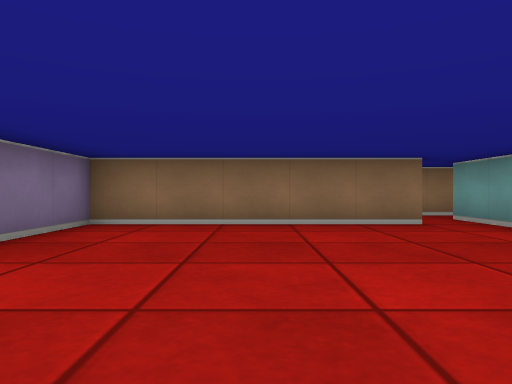
[1] (above)

15 first-person views from a walk through a cub3D ray-caster map. The camera is about half as high as the walls, looks level and sees 70° across. The floor is counted in squares. Each view is taken from the middle of a square. On the plan, view 1 faces up. The plan holds only what a view shows up to about 9 squares ahead; the rest is blank.

[2]
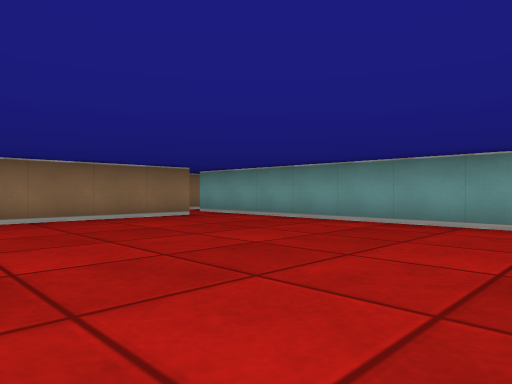

[3]
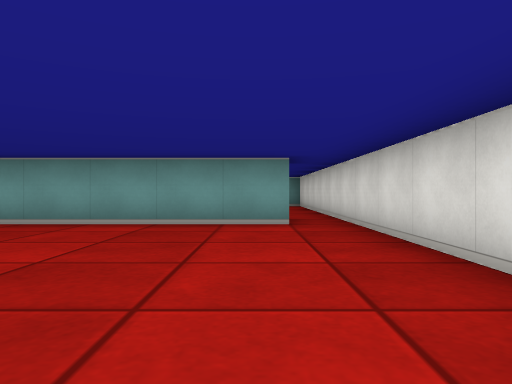

[4]
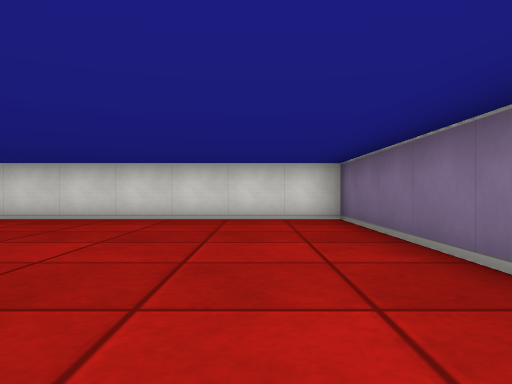

[5]
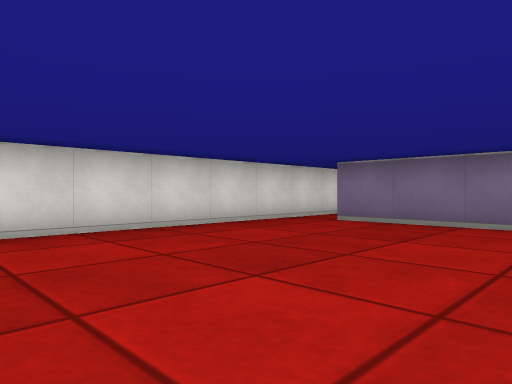

[6]
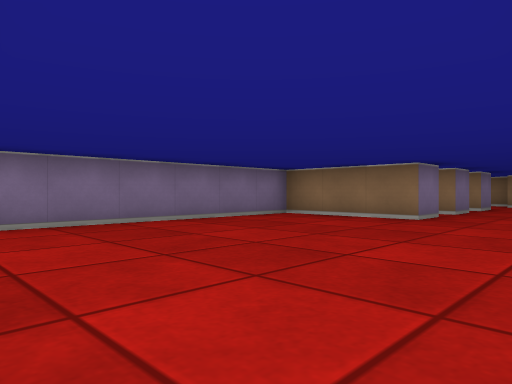

[7]
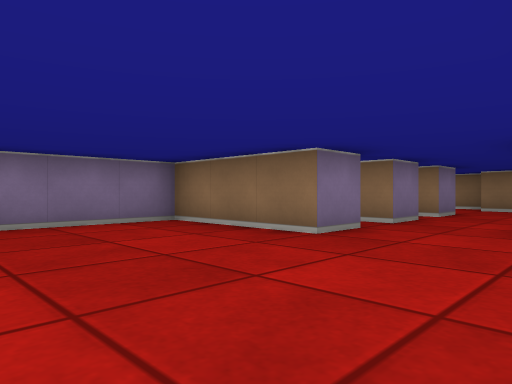

[8]
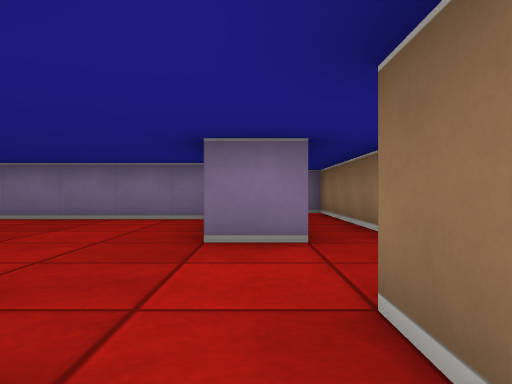

[9]
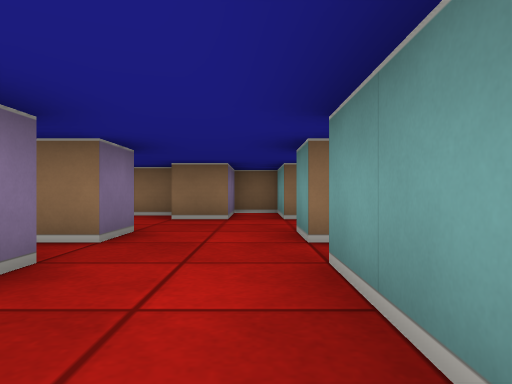

[10]
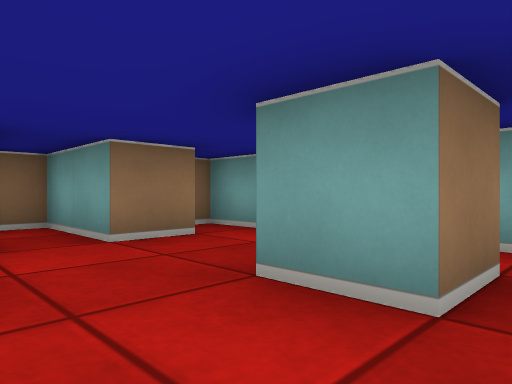

[11]
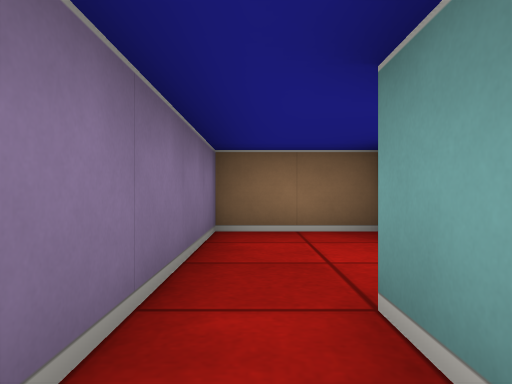

[12]
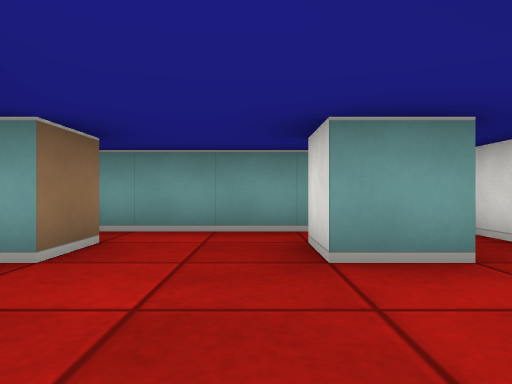

[13]
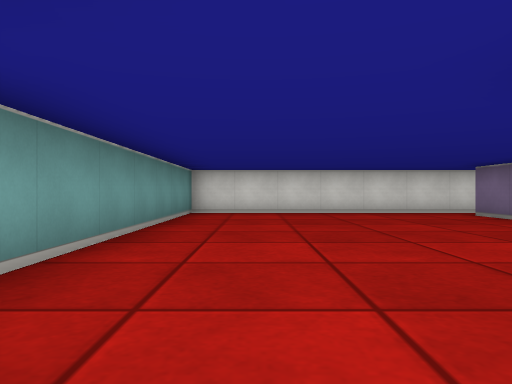

[14]
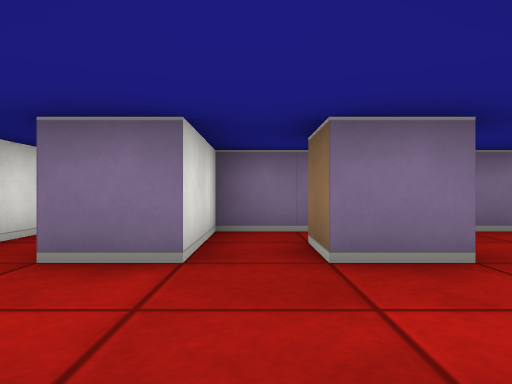

[15]
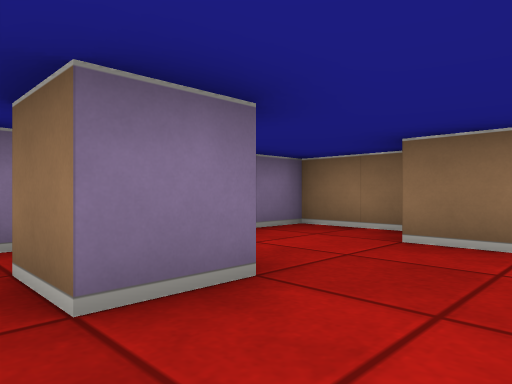

### Floor plan
Key: @ floor where view 1 was taken; # wall or solid block; . floor.
Columns run from 3 left of view 1 to 12 right of it. Each row starts with its distance up from view 1.
 15            ###
 14         ####.###
 13         #..#.#.#
 12         #......#
 11         #......#
 10         #.#..#.#
  9         #......
  8      ######..##
  7      #.......#
  6 ######.####....
  5 #......#......#
  4 #......#......#
  3 #......#......#
  2 #......#......#
  1 #......#......#
  0 #..@...#......#
 -1 #.............#
 -2 ###############

Positions as (right, up) in squares from view 1, and headings:
1: (0, 0), facing up
2: (-2, -1), facing up-right
3: (-2, 0), facing right
4: (-1, 5), facing down
5: (10, 3), facing down-left
6: (10, -1), facing up-left
7: (10, 2), facing up-left
8: (11, 6), facing left
9: (9, 6), facing up
10: (8, 9), facing up-right
11: (6, 9), facing up
12: (7, 11), facing right
13: (9, 7), facing down
14: (10, 9), facing left
15: (9, 9), facing up-left
